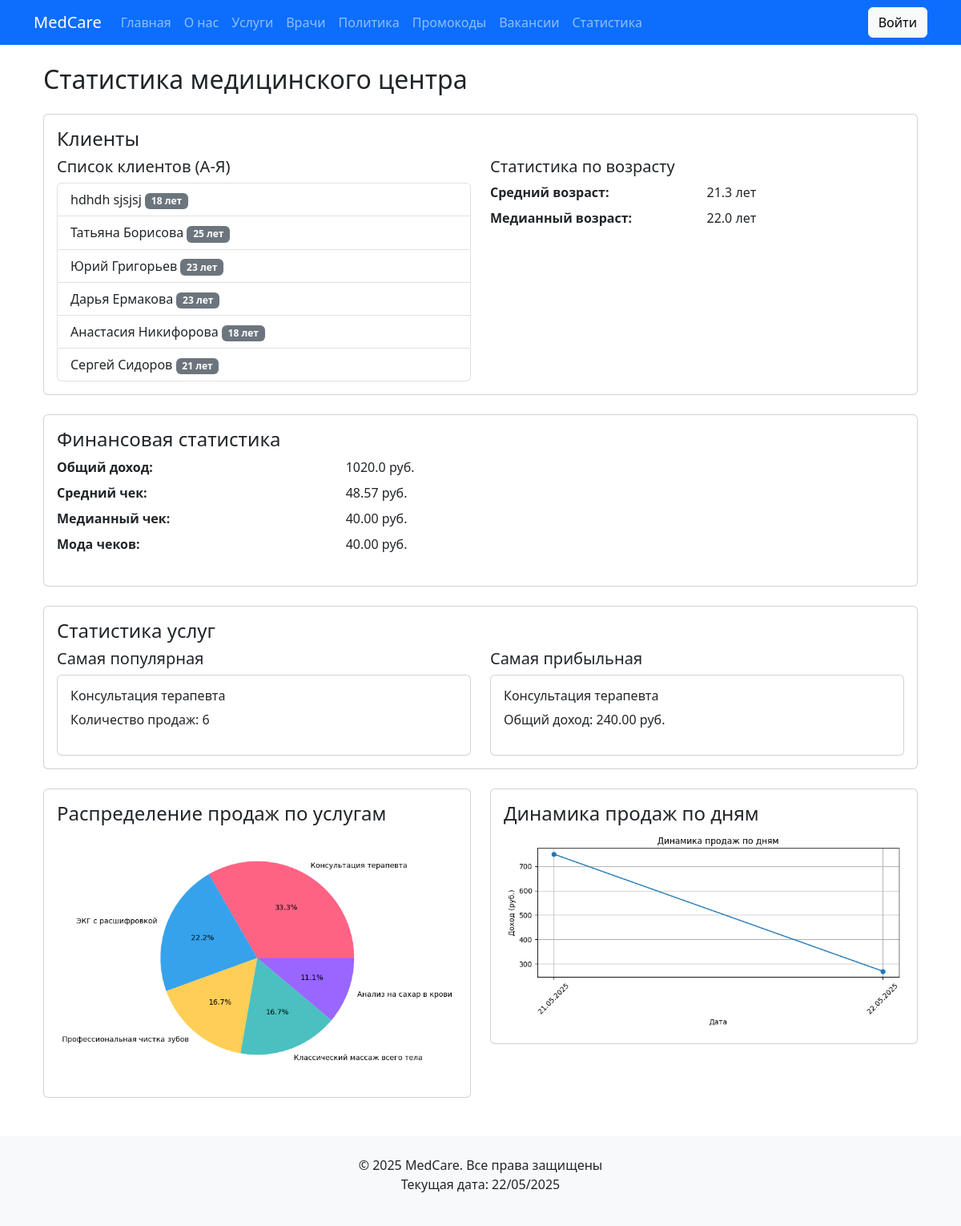
Page /statistics/ on the committed database.
### core/models.py (models this page shows, shortened)
class Client(models.Model):
    user = models.OneToOneField(User, on_delete=models.CASCADE, related_name='client')
    phone = models.CharField(
        max_length=20,
        validators=[
            RegexValidator(
                regex=r'^\+375 \(\d{2}\) \d{3}-\d{2}-\d{2}$',
                message="Номер должен быть в формате +375 (29) XXX-XX-XX"
            )
        ]
    )
    birth_date = models.DateField()
    address = models.TextField()
    @property
    def age(self):
        return (datetime.date.today() - self.birth_date).days // 365

class Service(models.Model):
    name = models.CharField(max_length=200, verbose_name="Название")
    short_description = models.CharField(
        max_length=200,
        verbose_name="Краткое описание"
    )
    full_description = models.TextField(verbose_name="Полное описание")
    price = models.DecimalField(
        max_digits=10,
        decimal_places=2,
        verbose_name="Стоимость"
    )
    duration = models.DurationField(verbose_name="Продолжительность")

### core/views.py (the view, shortened to what this page needs)
# urls.py: path('statistics/', StatisticsView.as_view(), name='statistics'),
class StatisticsView(TemplateView):
    template_name = 'core/statistics.html'
    def get_context_data(self, **kwargs):
        context = super().get_context_data(**kwargs)
        clients = Client.objects.filter(user__groups__name='Clients')
        context['clients'] = clients.order_by('user__last_name')
        context['age_stats'] = self.get_age_stats(clients)
        services = Service.objects.annotate(
            total_sales=Count('purchase',
                filter=Q(purchase__appointment__is_completed=True)
            )
        ).filter(total_sales__gt=0).order_by('-total_sales')[:5]
        if services.exists():
            context['chart_data'] = self.prepare_chart_data(services)
            context['pie_chart'] = self.generate_pie_chart(context['chart_data'])
        else:
            context['chart_data'] = None
            context['pie_chart'] = None
        context['purchase_stats'] = self.get_purchase_stats()
        context['line_chart_data'] = self.get_line_chart_data()
        context['line_chart'] = self.generate_line_chart(context['line_chart_data']) \
            if context['line_chart_data']['data'] else None
        service_stats = self.get_service_stats()
        context.update(service_stats)
        return context
    def get_age_stats(self, clients):
        ages = [client.age for client in clients]
        return {
            'average_age': np.mean(ages) if ages else 0,
            'median_age': np.median(ages) if ages else 0
        }
    def prepare_chart_data(self, services):
        return {
            'labels': [s.name for s in services],
            'data': [s.total_sales for s in services],
            'colors': ['#FF6384', '#36A2EB', '#FFCE56', '#4BC0C0', '#9966FF']
        }
    def generate_pie_chart(self, chart_data):
        try:
            fig = plt.figure(figsize=(6, 6))
            ax = fig.add_subplot(111)
            data = [x if x > 0 else 0.1 for x in chart_data['data']]
            total = sum(data)
            if total <= 0:
                return None
            ax.pie(
                data,
                labels=chart_data['labels'],
                colors=chart_data['colors'],
                autopct=lambda p: f'{p:.1f}%' if p > 0 else ''
            )
            return self.figure_to_base64(fig)
        except Exception as e:
            logger.error(f"Error generating pie chart: {str(e)}")
            return None
    def get_purchase_stats(self):
        purchases = Purchase.objects.filter(
            appointment__is_completed=True
        ).annotate(
            calculated_price=Case(
                When(
                    promo_code__isnull=False,
                    then=F('service__price') * (1 - F('promo_code__discount')/100.0)
                ),
                default=F('service__price'),
                output_field=FloatField()
            )
        )
        prices = list(purchases.values_list('calculated_price', flat=True))
        return {
            'total_income': sum(prices),
            'average_price': np.mean(prices) if prices else 0,
            'median_price': np.median(prices) if prices else 0,
            'mode_price': max(set(prices), key=prices.count) if prices else 0
        }
    def get_line_chart_data(self):
        daily_sales = Purchase.objects.filter(
            appointment__is_completed=True
        ).values('purchase_date__date').annotate(
            total=Sum('service__price')
        ).order_by('purchase_date__date')
        labels = []
        data = []
        for item in daily_sales:
            labels.append(item['purchase_date__date'].strftime("%d.%m.%Y"))
            data.append(float(item['total'] or 0))
        return {'labels': labels, 'data': data}
    def get_service_stats(self):
        services = Service.objects.annotate(
            total_purchases=Count(
                'purchase',
                filter=Q(purchase__appointment__is_completed=True)
            )
        ).filter(total_purchases__gt=0)
        service_data = []
        for service in services:
            total_income = Purchase.objects.filter(
                service=service,
                appointment__is_completed=True
            ).annotate(
                final_price=Case(
                    When(
                        promo_code__isnull=False,
                        then=F('service__price') * (1 - F('promo_code__discount')/100.0)
                    ),
                    default=F('service__price'),
                    output_field=FloatField()
                )
            ).aggregate(total=Sum('final_price'))['total'] or 0
            service_data.append({
                'object': service,
                'total_income': total_income
            })
        most_popular = max(services, key=lambda x: x.total_purchases, default=None)
        most_profitable = max(service_data, key=lambda x: x['total_income'], default=None)
        return {
            'most_popular': most_popular,
            'most_profitable': most_profitable['object'] if most_profitable else None,
            'most_profitable_income': most_profitable['total_income'] if most_profitable else 0
        }
    def figure_to_base64(self, figure):
        buffer = BytesIO()
        figure.savefig(buffer, format='png', bbox_inches='tight')
        plt.close(figure)
        plt.close('all')
        return base64.b64encode(buffer.getvalue()).decode('utf-8')
    def generate_line_chart(self, line_data):
        try:
            if not line_data['data']:
                return None
            fig = plt.figure(figsize=(8, 4))
            ax = fig.add_subplot(111)
            ax.set_title("Динамика продаж по дням")
            ax.plot(line_data['labels'], line_data['data'], marker='o')
            ax.set_xlabel('Дата')
            ax.set_ylabel('Доход (руб.)')
            plt.xticks(rotation=45)
            ax.grid(True)
            fig.tight_layout()
            return self.figure_to_base64(fig)
        except Exception as e:
            logger.error(f"Ошибка генерации линейного графика: {str(e)}")
            return None

### core/templates/core/statistics.html (shortened to what this page needs)
{% extends "core/base.html" %}
{% block content %}
<div class="container mt-4">
    <h2>Статистика медицинского центра</h2>
    <div class="card mt-4">
        <div class="card-body">
            <h4>Клиенты</h4>
            <div class="row">
                <div class="col-md-6">
                    <h5>Список клиентов (A-Я)</h5>
                    <ul class="list-group">
                        {% for client in clients %}
                        <li class="list-group-item">
                            {{ client.user.get_full_name }}
                            <span class="badge bg-secondary">
                                {{ client.age }} лет
                            </span>
                        </li>
                        {% endfor %}
                    </ul>
                </div>
                <div class="col-md-6">
                    <h5>Статистика по возрасту</h5>
                    <dl class="row">
                        <dt class="col-sm-6">Средний возраст:</dt>
                        <dd class="col-sm-6">{{ age_stats.average_age|floatformat:1 }} лет</dd>
                        <dt class="col-sm-6">Медианный возраст:</dt>
                        <dd class="col-sm-6">{{ age_stats.median_age|floatformat:1 }} лет</dd>
                    </dl>
                </div>
            </div>
        </div>
    </div>
    <div class="card mt-4">
        <div class="card-body">
            <h4>Финансовая статистика</h4>
            <dl class="row">
                <dt class="col-sm-4">Общий доход:</dt>
                <dd class="col-sm-8">{{ purchase_stats.total_income }} руб.</dd>
                <dt class="col-sm-4">Средний чек:</dt>
                <dd class="col-sm-8">{{ purchase_stats.average_price|floatformat:2 }} руб.</dd>
                <dt class="col-sm-4">Медианный чек:</dt>
                <dd class="col-sm-8">{{ purchase_stats.median_price|floatformat:2 }} руб.</dd>
                <dt class="col-sm-4">Мода чеков:</dt>
                <dd class="col-sm-8">{{ purchase_stats.mode_price|floatformat:2 }} руб.</dd>
            </dl>
        </div>
    </div>
    <div class="card mt-4">
        <div class="card-body">
            <h4>Статистика услуг</h4>
            <div class="row">
                <div class="col-md-6">
                    <h5>Самая популярная</h5>
                    <div class="card">
                        <div class="card-body">
                            <h6>{{ most_popular.name }}</h6>
                            <p>Количество продаж: {{ most_popular.total_purchases }}</p>
                        </div>
                    </div>
                </div>
                <div class="col-md-6">
                    <h5>Самая прибыльная</h5>
                    <div class="card">
                        <div class="card-body">
                            {% if most_profitable %}
                                <h6>{{ most_profitable.name }}</h6>
                                <p>Общий доход: {{ most_profitable_income|floatformat:2 }} руб.</p>
                            {% else %}
                                <p class="text-muted">Нет данных</p>
                            {% endif %}
                        </div>
                    </div>
                </div>
            </div>
        </div>
    </div>
    <div class="row mt-4">
        <div class="col-md-6">
            <div class="card">
                <div class="card-body">
                    <h4>Распределение продаж по услугам</h4>
                    {% if pie_chart %}
                        <img
                             alt="Распределение продаж"
                             class="img-fluid">
                    {% else %}
                        <div class="alert alert-info">Нет данных для отображения</div>
                    {% endif %}
                </div>
            </div>
        </div>
        <div class="col-md-6">
            <div class="card">
                <div class="card-body">
                    <h4>Динамика продаж по дням</h4>
                    {% if line_chart %}
                        <img
                             alt="Динамика продаж"
                             class="img-fluid">
                    {% else %}
                        <div class="alert alert-info">Нет данных для отображения</div>
                    {% endif %}
                </div>
            </div>
        </div>
    </div>
</div>
{% endblock %}

### core/static/css/style.css (style rules this page uses)
body { font-family: 'Arial', sans-serif; }
.card { transition: transform 0.3s; }

### rows in the picture
Client: user.get_full_name "hdhdh sjsjsj", age "18"
Client: user.get_full_name "Татьяна Борисова", age "25"
Client: user.get_full_name "Юрий Григорьев", age "23"
Client: user.get_full_name "Дарья Ермакова", age "23"
Client: user.get_full_name "Анастасия Никифорова", age "18"
Client: user.get_full_name "Сергей Сидоров", age "21"
Service: name "Консультация терапевта", total_purchases "6"

### other values in the picture
{{ age_stats.average_age|floatformat:1 }} "21.3"
{{ age_stats.median_age|floatformat:1 }} "22.0"
{{ purchase_stats.total_income }} "1020.0"
{{ purchase_stats.average_price|floatformat:2 }} "48.57"
{{ purchase_stats.median_price|floatformat:2 }} "40.00"
{{ purchase_stats.mode_price|floatformat:2 }} "40.00"
{{ most_profitable_income|floatformat:2 }} "240.00"
